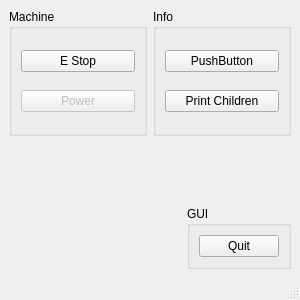
<?xml version="1.0" encoding="UTF-8"?>
<ui version="4.0">
 <class>MainWindow</class>
 <widget class="QMainWindow" name="MainWindow">
  <property name="geometry">
   <rect>
    <x>0</x>
    <y>0</y>
    <width>300</width>
    <height>300</height>
   </rect>
  </property>
  <property name="windowTitle">
   <string>MainWindow</string>
  </property>
  <widget class="QWidget" name="centralwidget">
   <layout class="QGridLayout" name="gridLayout">
    <item row="0" column="0">
     <widget class="QGroupBox" name="groupBox">
      <property name="title">
       <string>Machine</string>
      </property>
      <layout class="QGridLayout" name="gridLayout_2">
       <item row="0" column="0">
        <widget class="QPushButton" name="estop_pb">
         <property name="text">
          <string>E Stop</string>
         </property>
         <property name="checkable">
          <bool>true</bool>
         </property>
         <property name="indicator" stdset="0">
          <bool>true</bool>
         </property>
         <property name="diameter" stdset="0">
          <number>10</number>
         </property>
        </widget>
       </item>
       <item row="1" column="0">
        <widget class="QPushButton" name="power_pb">
         <property name="enabled">
          <bool>false</bool>
         </property>
         <property name="text">
          <string>Power</string>
         </property>
         <property name="checkable">
          <bool>true</bool>
         </property>
         <property name="indicator" stdset="0">
          <bool>true</bool>
         </property>
         <property name="diameter" stdset="0">
          <number>20</number>
         </property>
        </widget>
       </item>
      </layout>
     </widget>
    </item>
    <item row="0" column="1">
     <widget class="QGroupBox" name="groupBox_3">
      <property name="title">
       <string>Info</string>
      </property>
      <layout class="QGridLayout" name="gridLayout_4">
       <item row="1" column="0">
        <widget class="QPushButton" name="print_children_pb">
         <property name="text">
          <string>Print Children</string>
         </property>
        </widget>
       </item>
       <item row="0" column="0">
        <widget class="QPushButton" name="pushButton">
         <property name="text">
          <string>PushButton</string>
         </property>
         <property name="indicator" stdset="0">
          <bool>true</bool>
         </property>
        </widget>
       </item>
      </layout>
     </widget>
    </item>
    <item row="1" column="1" alignment="Qt::AlignRight|Qt::AlignBottom">
     <widget class="QGroupBox" name="groupBox_2">
      <property name="title">
       <string>GUI</string>
      </property>
      <layout class="QGridLayout" name="gridLayout_3">
       <item row="0" column="0">
        <widget class="QPushButton" name="quit_pb">
         <property name="text">
          <string>Quit</string>
         </property>
        </widget>
       </item>
      </layout>
     </widget>
    </item>
   </layout>
  </widget>
  <widget class="QMenuBar" name="menubar">
   <property name="geometry">
    <rect>
     <x>0</x>
     <y>0</y>
     <width>300</width>
     <height>24</height>
    </rect>
   </property>
  </widget>
  <widget class="QStatusBar" name="statusbar"/>
 </widget>
 <resources/>
 <connections/>
</ui>
